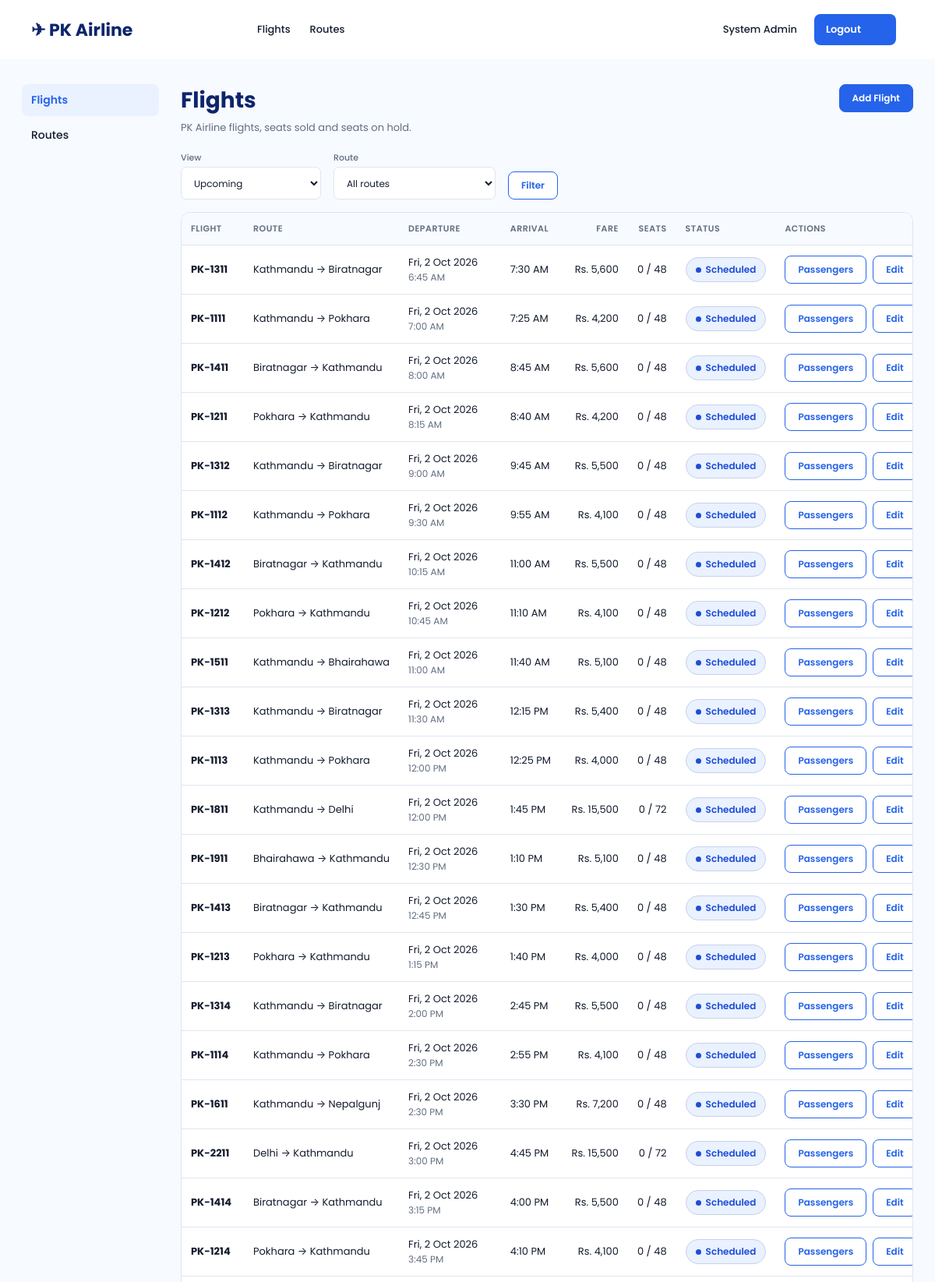
The page /admin/flights.php (signed in, upper part) on the database its author committed.
### tables this page shows
CREATE TABLE `flights` (
  `flight_id` int(11) NOT NULL AUTO_INCREMENT,
  `route_id` int(11) NOT NULL,
  `flight_number` varchar(20) NOT NULL,
  `departure_time` datetime NOT NULL,
  `arrival_time` datetime NOT NULL,
  `total_seats` int(11) NOT NULL,
  `fare` decimal(10,2) NOT NULL,
  `status` varchar(20) DEFAULT 'scheduled',
  PRIMARY KEY (`flight_id`),
  UNIQUE KEY `flight_number` (`flight_number`),
  KEY `route_id` (`route_id`),
  CONSTRAINT `flights_ibfk_route` FOREIGN KEY (`route_id`) REFERENCES `routes` (`route_id`)
);

CREATE TABLE `routes` (
  `route_id` int(11) NOT NULL AUTO_INCREMENT,
  `origin` varchar(100) NOT NULL,
  `destination` varchar(100) NOT NULL,
  `created_at` timestamp NOT NULL DEFAULT current_timestamp(),
  PRIMARY KEY (`route_id`),
  UNIQUE KEY `origin_destination` (`origin`, `destination`)
);

### includes/functions.php (called while the page is built, shortened)
<?php
function e(?string $value): string
{
	return htmlspecialchars((string) $value, ENT_QUOTES, 'UTF-8');
}
function input_string(array $source, string $key, bool $trim = true): string
{
	$value = $source[$key] ?? '';
	return $trim ? trim((string) $value) : (string) $value;
}
function format_money(float|string $amount): string
{
	return 'Rs. ' . number_format((float) $amount);
}
function flight_display_status(array $flight): array
{
	if ($flight['status'] === 'cancelled') {
		return ['cancelled', 'Cancelled'];
	}
	return ['scheduled', 'Scheduled'];
}

### admin/flights.php (the view, shortened to what this page needs)
<?php
require_once __DIR__ . '/../config/db.php';
require_once __DIR__ . '/../includes/functions.php';
$views = ['upcoming' => 'Upcoming', 'past' => 'Past', 'all' => 'All'];
$routes = $pdo->query('
	SELECT route_id, origin, destination
	FROM routes
	ORDER BY origin, destination
')->fetchAll();
$routeIds = array_map('intval', array_column($routes, 'route_id'));
$source = $_SERVER['REQUEST_METHOD'] === 'POST' ? $_POST : $_GET;
$view = input_string($source, 'view');
$view = array_key_exists($view, $views) ? $view : 'upcoming';
$routeId = input_int($source, 'route_id');
if (!in_array($routeId, $routeIds, true)) {
	$routeId = 0;
}
$where = [];
$params = [];
if ($view === 'upcoming') {
	$where[] = 'f.departure_time > NOW()';
} elseif ($view === 'past') {
	$where[] = 'f.departure_time <= NOW()';
}
$stmt = $pdo->prepare('
	SELECT f.flight_id, f.flight_number, f.departure_time, f.arrival_time, f.total_seats, f.fare, f.status,
		r.origin, r.destination,
		(f.departure_time <= NOW()) AS has_departed,
		' . PAID_SEATS_SQL . ' AS paid_seats,
		' . HELD_SEATS_SQL . ' AS held_seats
	FROM flights f
	JOIN routes r ON r.route_id = f.route_id
	' . ($where ? 'WHERE ' . implode(' AND ', $where) : '') . '
	ORDER BY f.departure_time ' . ($view === 'past' ? 'DESC' : 'ASC') . ', f.flight_number
');
$stmt->execute($params);
$flights = $stmt->fetchAll();
require_once __DIR__ . '/../includes/header.php';
?>
	<div class="admin-layout">
		<?php require_once __DIR__ . '/../includes/admin-sidebar.php'; ?>
		<main class="page admin-main">
			<div class="admin-header">
				<div>
					<h1 class="page-title page-title--tight">Flights</h1>
					<p class="page-subtitle"><?= e(AIRLINE_NAME) ?> flights, seats sold and seats on hold.</p>
				</div>
				<a class="btn-small btn-small--solid" href="<?= e(BASE_URL) ?>admin/flight-form.php">Add Flight</a>
			</div>
			<form class="filter-bar" method="get" action="<?= e(BASE_URL) ?>admin/flights.php">
				<div class="form-group">
					<label class="form-label" for="view">View</label>
					<select class="form-input" id="view" name="view">
						<?php foreach ($views as $key => $label): ?>
							<option value="<?= e($key) ?>"<?= $key === $view ? ' selected' : '' ?>><?= e($label) ?></option>
						<?php endforeach; ?>
					</select>
				</div>
				<div class="form-group">
					<label class="form-label" for="route_id">Route</label>
					<select class="form-input" id="route_id" name="route_id">
						<option value="0">All routes</option>
					</select>
				</div>
				<button class="btn-small" type="submit">Filter</button>
			</form>
			<?php if (!$flights): ?>
				<div class="panel panel-empty">
					<p>No flights match this view.</p>
					<a class="btn-nav" href="<?= e(BASE_URL) ?>admin/flight-form.php<?= $routeId > 0 ? '?route_id=' . $routeId : '' ?>">Add a flight</a>
				</div>
			<?php else: ?>
				<div class="table-scroll">
					<table class="data-table">
						<thead>
							<tr>
								<th>Flight</th>
								<th>Route</th>
								<th>Departure</th>
								<th>Arrival</th>
								<th class="is-number">Fare</th>
								<th class="is-number">Seats</th>
								<th>Status</th>
								<th>Actions</th>
							</tr>
						</thead>
						<tbody>
							<?php foreach ($flights as $flight): ?>
								<?php
								[$statusModifier, $statusLabel] = flight_display_status($flight);
								$paidSeats = (int) $flight['paid_seats'];
								$departure = strtotime($flight['departure_time']);
								?>
								<tr>
									<td class="is-nowrap"><strong><?= e($flight['flight_number']) ?></strong></td>
									<td class="is-nowrap"><?= e($flight['origin']) ?> → <?= e($flight['destination']) ?></td>
									<td class="is-nowrap">
										<?= e(date('D, j M Y', $departure)) ?>
										<span class="cell-muted"><?= e(date('g:i A', $departure)) ?></span>
									</td>
									<td class="is-nowrap"><?= e(date('g:i A', strtotime($flight['arrival_time']))) ?></td>
									<td class="is-number"><?= e(format_money($flight['fare'])) ?></td>
									<td class="is-number">
										<?= $paidSeats ?> / <?= (int) $flight['total_seats'] ?>
									</td>
									<td><span class="status-pill status-pill--<?= e($statusModifier) ?>"><?= e($statusLabel) ?></span></td>
									<td>
										<div class="table-actions">
											<a class="btn-small" href="<?= e(BASE_URL) ?>admin/flight-passengers.php?flight_id=<?= (int) $flight['flight_id'] ?>">Passengers</a>
											<a class="btn-small" href="<?= e(BASE_URL) ?>admin/flight-form.php?id=<?= (int) $flight['flight_id'] ?>">Edit</a>
										</div>
									</td>
								</tr>
							<?php endforeach; ?>
						</tbody>
					</table>
				</div>
			<?php endif; ?>
		</main>
	</div>
<?php require_once __DIR__ . '/../includes/footer.php'; ?>

### assets/css/style.css (style rules this page uses)
:root { --color-navy: #0e256b; --color-primary: #2563eb; --color-primary-hover: #1d4ed8; --color-page-bg: #f7faff; --color-surface: #ffffff; --color-text: #141c2e; --color-muted: #636e80; --color-border: #e0e5f0; --color-error: #b42318; --color-error-bg: #fef3f2; --color-error-border: #fecdca; --color-success: #067647; --color-success-bg: #ecfdf3; --color-success-border: #abefc6; --color-warning: #b54708; --color-warning-bg: #fffaeb; --color-warning-border: #fedf89; --color-info-bg: #eaf1ff; --color-nepal-pay: #0b8f5a; --color-nepal-pay-dark: #08724a; --color-plane: #b8c4de; --color-seat-border: #c7d2e8; --color-seat-booked: #e8ecf4; --font-sans: 'Poppins', system-ui, -apple-system, 'Segoe UI', sans-serif; }
*, *::before, *::after { box-sizing: border-box; }
body { margin: 0; font-family: var(--font-sans); color: var(--color-text); background: var(--color-page-bg); }
a { color: var(--color-primary); }
select.form-input { cursor: pointer; }
.page { max-width: 1440px; margin: 0 auto; padding: 32px 28px 40px; }
.page-title { margin: 0 0 20px; font-size: 28px; font-weight: 700; color: var(--color-navy); }
.status-pill { display: inline-flex; align-items: center; gap: 6px; padding: 6px 12px; font-size: 12px; font-weight: 600; color: var(--color-warning); background: var(--color-warning-bg); border: 1px solid var(--color-warning-border); border-radius: 999px; }
.status-pill::before { width: 7px; height: 7px; content: ''; background: currentColor; border-radius: 50%; }
.page-title--tight { margin-bottom: 4px; }
.page-subtitle { margin: 0 0 20px; font-size: 13px; color: var(--color-muted); }
.btn-small { display: inline-flex; align-items: center; justify-content: center; height: 36px; padding: 0 16px; font: inherit; font-size: 12px; font-weight: 600; color: var(--color-primary); text-decoration: none; background: var(--color-surface); border: 1px solid var(--color-primary); border-radius: 8px; cursor: pointer; }
.btn-small--solid { color: #ffffff; background: var(--color-primary); border-color: var(--color-primary); }
.admin-layout { display: flex; align-items: flex-start; max-width: 1440px; margin: 0 auto; }
.page.admin-main { flex: 1; min-width: 0; max-width: none; margin: 0; padding-left: 12px; }
.admin-header { display: flex; flex-wrap: wrap; align-items: flex-start; justify-content: space-between; gap: 16px; }
.filter-bar { display: flex; flex-wrap: wrap; align-items: flex-end; gap: 12px 16px; margin-bottom: 16px; }
.filter-bar .form-group { margin: 0; }
.filter-bar .form-input { width: auto; min-width: 180px; }
.table-scroll { overflow-x: auto; background: var(--color-surface); border: 1px solid var(--color-border); border-radius: 12px; }
.data-table { width: 100%; font-size: 13px; border-collapse: collapse; }
.data-table th { padding: 12px; font-size: 11px; font-weight: 600; letter-spacing: 0.5px; color: var(--color-muted); text-align: left; text-transform: uppercase; white-space: nowrap; background: var(--color-page-bg); border-bottom: 1px solid var(--color-border); }
.data-table td { padding: 12px; vertical-align: middle; border-bottom: 1px solid var(--color-border); }
.data-table .is-number { text-align: right; white-space: nowrap; }
.data-table .is-nowrap { white-space: nowrap; }
.cell-muted { display: block; font-size: 12px; color: var(--color-muted); }
.table-actions { display: flex; flex-wrap: wrap; justify-content: flex-end; gap: 8px; }
.data-table .table-actions { flex-wrap: nowrap; justify-content: flex-start; }
.status-pill--scheduled { color: var(--color-primary-hover); background: var(--color-info-bg); border-color: var(--color-seat-border); }
.form-group { margin-bottom: 28px; }
.form-label { display: block; margin-bottom: 3px; font-size: 11px; font-weight: 500; color: var(--color-muted); }
.form-input { width: 100%; height: 42px; padding: 0 12px; font: inherit; font-size: 12px; color: var(--color-text); background: var(--color-surface); border: 1px solid var(--color-border); border-radius: 7px; }
.form-input::placeholder { color: #a0a8b8; }

### rows shown on the page
flights: flight_number "PK-1311", route.origin "Kathmandu", route.destination "Biratnagar", departure_time "Fri, 2 Oct 2026", departure_time "6:45 AM", arrival_time "7:30 AM", fare "Rs. 5,600", paidSeats "0", total_seats "48", statusLabel "Scheduled"
flights: flight_number "PK-1111", route.origin "Kathmandu", route.destination "Pokhara", departure_time "Fri, 2 Oct 2026", departure_time "7:00 AM", arrival_time "7:25 AM", fare "Rs. 4,200", paidSeats "0", total_seats "48", statusLabel "Scheduled"
flights: flight_number "PK-1411", route.origin "Biratnagar", route.destination "Kathmandu", departure_time "Fri, 2 Oct 2026", departure_time "8:00 AM", arrival_time "8:45 AM", fare "Rs. 5,600", paidSeats "0", total_seats "48", statusLabel "Scheduled"
flights: flight_number "PK-1211", route.origin "Pokhara", route.destination "Kathmandu", departure_time "Fri, 2 Oct 2026", departure_time "8:15 AM", arrival_time "8:40 AM", fare "Rs. 4,200", paidSeats "0", total_seats "48", statusLabel "Scheduled"
flights: flight_number "PK-1312", route.origin "Kathmandu", route.destination "Biratnagar", departure_time "Fri, 2 Oct 2026", departure_time "9:00 AM", arrival_time "9:45 AM", fare "Rs. 5,500", paidSeats "0", total_seats "48", statusLabel "Scheduled"
flights: flight_number "PK-1112", route.origin "Kathmandu", route.destination "Pokhara", departure_time "Fri, 2 Oct 2026", departure_time "9:30 AM", arrival_time "9:55 AM", fare "Rs. 4,100", paidSeats "0", total_seats "48", statusLabel "Scheduled"
flights: flight_number "PK-1412", route.origin "Biratnagar", route.destination "Kathmandu", departure_time "Fri, 2 Oct 2026", departure_time "10:15 AM", arrival_time "11:00 AM", fare "Rs. 5,500", paidSeats "0", total_seats "48", statusLabel "Scheduled"
flights: flight_number "PK-1212", route.origin "Pokhara", route.destination "Kathmandu", departure_time "Fri, 2 Oct 2026", departure_time "10:45 AM", arrival_time "11:10 AM", fare "Rs. 4,100", paidSeats "0", total_seats "48", statusLabel "Scheduled"
flights: flight_number "PK-1511", route.origin "Kathmandu", route.destination "Bhairahawa", departure_time "Fri, 2 Oct 2026", departure_time "11:00 AM", arrival_time "11:40 AM", fare "Rs. 5,100", paidSeats "0", total_seats "48", statusLabel "Scheduled"
flights: flight_number "PK-1313", route.origin "Kathmandu", route.destination "Biratnagar", departure_time "Fri, 2 Oct 2026", departure_time "11:30 AM", arrival_time "12:15 PM", fare "Rs. 5,400", paidSeats "0", total_seats "48", statusLabel "Scheduled"
flights: flight_number "PK-1113", route.origin "Kathmandu", route.destination "Pokhara", departure_time "Fri, 2 Oct 2026", departure_time "12:00 PM", arrival_time "12:25 PM", fare "Rs. 4,000", paidSeats "0", total_seats "48", statusLabel "Scheduled"
flights: flight_number "PK-1811", route.origin "Kathmandu", route.destination "Delhi", departure_time "Fri, 2 Oct 2026", departure_time "12:00 PM", arrival_time "1:45 PM", fare "Rs. 15,500", paidSeats "0", total_seats "72", statusLabel "Scheduled"
flights: flight_number "PK-1911", route.origin "Bhairahawa", route.destination "Kathmandu", departure_time "Fri, 2 Oct 2026", departure_time "12:30 PM", arrival_time "1:10 PM", fare "Rs. 5,100", paidSeats "0", total_seats "48", statusLabel "Scheduled"
flights: flight_number "PK-1413", route.origin "Biratnagar", route.destination "Kathmandu", departure_time "Fri, 2 Oct 2026", departure_time "12:45 PM", arrival_time "1:30 PM", fare "Rs. 5,400", paidSeats "0", total_seats "48", statusLabel "Scheduled"
flights: flight_number "PK-1213", route.origin "Pokhara", route.destination "Kathmandu", departure_time "Fri, 2 Oct 2026", departure_time "1:15 PM", arrival_time "1:40 PM", fare "Rs. 4,000", paidSeats "0", total_seats "48", statusLabel "Scheduled"
flights: flight_number "PK-1314", route.origin "Kathmandu", route.destination "Biratnagar", departure_time "Fri, 2 Oct 2026", departure_time "2:00 PM", arrival_time "2:45 PM", fare "Rs. 5,500", paidSeats "0", total_seats "48", statusLabel "Scheduled"
flights: flight_number "PK-1114", route.origin "Kathmandu", route.destination "Pokhara", departure_time "Fri, 2 Oct 2026", departure_time "2:30 PM", arrival_time "2:55 PM", fare "Rs. 4,100", paidSeats "0", total_seats "48", statusLabel "Scheduled"
flights: flight_number "PK-1611", route.origin "Kathmandu", route.destination "Nepalgunj", departure_time "Fri, 2 Oct 2026", departure_time "2:30 PM", arrival_time "3:30 PM", fare "Rs. 7,200", paidSeats "0", total_seats "48", statusLabel "Scheduled"
flights: flight_number "PK-2211", route.origin "Delhi", route.destination "Kathmandu", departure_time "Fri, 2 Oct 2026", departure_time "3:00 PM", arrival_time "4:45 PM", fare "Rs. 15,500", paidSeats "0", total_seats "72", statusLabel "Scheduled"
flights: flight_number "PK-1414", route.origin "Biratnagar", route.destination "Kathmandu", departure_time "Fri, 2 Oct 2026", departure_time "3:15 PM", arrival_time "4:00 PM", fare "Rs. 5,500", paidSeats "0", total_seats "48", statusLabel "Scheduled"
flights: flight_number "PK-1214", route.origin "Pokhara", route.destination "Kathmandu", departure_time "Fri, 2 Oct 2026", departure_time "3:45 PM", arrival_time "4:10 PM", fare "Rs. 4,100", paidSeats "0", total_seats "48", statusLabel "Scheduled"

### other values the page prints
SITE_NAME "PK Airline"
$_SESSION['full_name'] "System Admin"
AIRLINE_NAME "PK Airline"
form field view "Upcoming"
